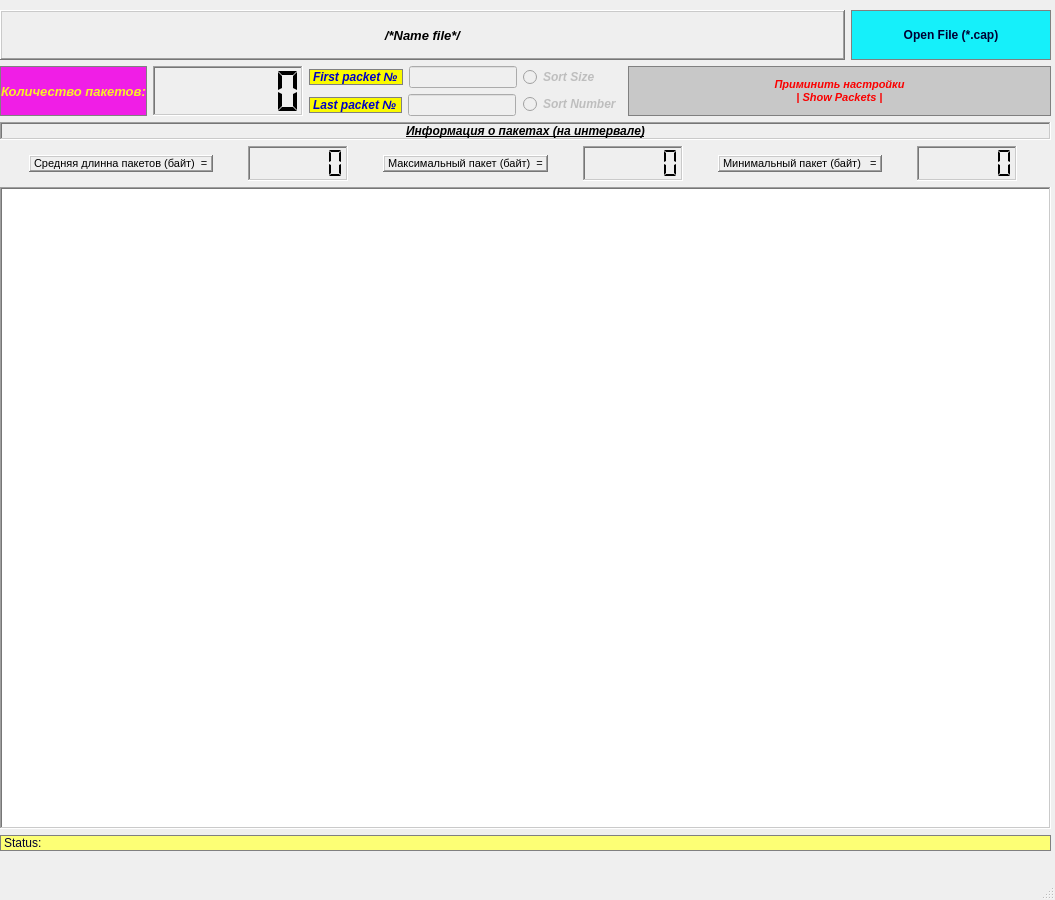
<?xml version="1.0" encoding="UTF-8"?>
<ui version="4.0">
 <class>MainWindow2</class>
 <widget class="QMainWindow" name="MainWindow2">
  <property name="geometry">
   <rect>
    <x>0</x>
    <y>0</y>
    <width>1055</width>
    <height>900</height>
   </rect>
  </property>
  <property name="minimumSize">
   <size>
    <width>1055</width>
    <height>900</height>
   </size>
  </property>
  <property name="maximumSize">
   <size>
    <width>1055</width>
    <height>900</height>
   </size>
  </property>
  <property name="windowTitle">
   <string>Analizator Pcap</string>
  </property>
  <widget class="QWidget" name="centralwidget">
   <widget class="QWidget" name="verticalLayoutWidget_3">
    <property name="geometry">
     <rect>
      <x>0</x>
      <y>10</y>
      <width>1051</width>
      <height>841</height>
     </rect>
    </property>
    <layout class="QVBoxLayout" name="verticalLayout_3">
     <property name="sizeConstraint">
      <enum>QLayout::SetDefaultConstraint</enum>
     </property>
     <item>
      <layout class="QHBoxLayout" name="horizontalLayout">
       <item>
        <widget class="QLabel" name="label">
         <property name="sizePolicy">
          <sizepolicy hsizetype="Preferred" vsizetype="Fixed">
           <horstretch>0</horstretch>
           <verstretch>0</verstretch>
          </sizepolicy>
         </property>
         <property name="minimumSize">
          <size>
           <width>0</width>
           <height>50</height>
          </size>
         </property>
         <property name="font">
          <font>
           <pointsize>10</pointsize>
           <weight>75</weight>
           <italic>true</italic>
           <bold>true</bold>
          </font>
         </property>
         <property name="frameShape">
          <enum>QFrame::WinPanel</enum>
         </property>
         <property name="frameShadow">
          <enum>QFrame::Raised</enum>
         </property>
         <property name="text">
          <string>/*Name file*/</string>
         </property>
         <property name="alignment">
          <set>Qt::AlignCenter</set>
         </property>
        </widget>
       </item>
       <item>
        <widget class="QPushButton" name="pushButton">
         <property name="sizePolicy">
          <sizepolicy hsizetype="Maximum" vsizetype="Preferred">
           <horstretch>0</horstretch>
           <verstretch>0</verstretch>
          </sizepolicy>
         </property>
         <property name="minimumSize">
          <size>
           <width>200</width>
           <height>45</height>
          </size>
         </property>
         <property name="font">
          <font>
           <weight>75</weight>
           <bold>true</bold>
          </font>
         </property>
         <property name="layoutDirection">
          <enum>Qt::LeftToRight</enum>
         </property>
         <property name="styleSheet">
          <string notr="true">QPushButton {
background-color:rgb(21,240,250);
color:rgb(0,0,50);
border:1px solid grey;
}</string>
         </property>
         <property name="text">
          <string>Open File (*.cap)</string>
         </property>
        </widget>
       </item>
      </layout>
     </item>
     <item>
      <layout class="QHBoxLayout" name="horizontalLayout_4">
       <item>
        <widget class="QLabel" name="label_5">
         <property name="sizePolicy">
          <sizepolicy hsizetype="Fixed" vsizetype="Preferred">
           <horstretch>0</horstretch>
           <verstretch>0</verstretch>
          </sizepolicy>
         </property>
         <property name="font">
          <font>
           <pointsize>10</pointsize>
           <weight>75</weight>
           <italic>true</italic>
           <bold>true</bold>
          </font>
         </property>
         <property name="styleSheet">
          <string notr="true">QLabel {
background-color:rgb(240,30,230);
color:rgb(250,240,40);
border:1px solid grey;
}</string>
         </property>
         <property name="frameShape">
          <enum>QFrame::WinPanel</enum>
         </property>
         <property name="frameShadow">
          <enum>QFrame::Raised</enum>
         </property>
         <property name="text">
          <string>Количество пакетов:</string>
         </property>
         <property name="alignment">
          <set>Qt::AlignCenter</set>
         </property>
        </widget>
       </item>
       <item>
        <widget class="QLCDNumber" name="lcdNumber">
         <property name="sizePolicy">
          <sizepolicy hsizetype="Minimum" vsizetype="Minimum">
           <horstretch>0</horstretch>
           <verstretch>0</verstretch>
          </sizepolicy>
         </property>
         <property name="maximumSize">
          <size>
           <width>150</width>
           <height>90</height>
          </size>
         </property>
         <property name="font">
          <font>
           <family>Arial</family>
           <pointsize>10</pointsize>
           <weight>75</weight>
           <italic>true</italic>
           <bold>true</bold>
          </font>
         </property>
         <property name="layoutDirection">
          <enum>Qt::LeftToRight</enum>
         </property>
         <property name="styleSheet">
          <string notr="true"/>
         </property>
         <property name="frameShape">
          <enum>QFrame::WinPanel</enum>
         </property>
         <property name="frameShadow">
          <enum>QFrame::Sunken</enum>
         </property>
         <property name="midLineWidth">
          <number>1</number>
         </property>
         <property name="digitCount">
          <number>6</number>
         </property>
         <property name="segmentStyle">
          <enum>QLCDNumber::Flat</enum>
         </property>
        </widget>
       </item>
       <item>
        <layout class="QVBoxLayout" name="verticalLayout">
         <item>
          <layout class="QHBoxLayout" name="horizontalLayout_2">
           <item>
            <widget class="QLabel" name="label_2">
             <property name="sizePolicy">
              <sizepolicy hsizetype="Fixed" vsizetype="Fixed">
               <horstretch>0</horstretch>
               <verstretch>0</verstretch>
              </sizepolicy>
             </property>
             <property name="font">
              <font>
               <pointsize>9</pointsize>
               <weight>75</weight>
               <italic>true</italic>
               <bold>true</bold>
              </font>
             </property>
             <property name="styleSheet">
              <string notr="true">QLabel {
background-color:rgb(250,250,0);
color:rgb(0,0,200);
border:1px solid grey;
}</string>
             </property>
             <property name="text">
              <string>First packet №</string>
             </property>
            </widget>
           </item>
           <item>
            <widget class="QLineEdit" name="lineEdit">
             <property name="enabled">
              <bool>false</bool>
             </property>
             <property name="sizePolicy">
              <sizepolicy hsizetype="Fixed" vsizetype="Fixed">
               <horstretch>0</horstretch>
               <verstretch>0</verstretch>
              </sizepolicy>
             </property>
             <property name="maxLength">
              <number>100</number>
             </property>
            </widget>
           </item>
          </layout>
         </item>
         <item>
          <layout class="QHBoxLayout" name="horizontalLayout_3">
           <item>
            <widget class="QLabel" name="label_3">
             <property name="sizePolicy">
              <sizepolicy hsizetype="Fixed" vsizetype="Fixed">
               <horstretch>0</horstretch>
               <verstretch>0</verstretch>
              </sizepolicy>
             </property>
             <property name="font">
              <font>
               <pointsize>9</pointsize>
               <weight>75</weight>
               <italic>true</italic>
               <bold>true</bold>
              </font>
             </property>
             <property name="styleSheet">
              <string notr="true">QLabel {
background-color:rgb(250,250,0);
color:rgb(0,0,200);
border:1px solid grey;
}</string>
             </property>
             <property name="text">
              <string>Last packet №</string>
             </property>
            </widget>
           </item>
           <item>
            <widget class="QLineEdit" name="lineEdit_2">
             <property name="enabled">
              <bool>false</bool>
             </property>
             <property name="sizePolicy">
              <sizepolicy hsizetype="Fixed" vsizetype="Fixed">
               <horstretch>0</horstretch>
               <verstretch>0</verstretch>
              </sizepolicy>
             </property>
             <property name="maxLength">
              <number>103</number>
             </property>
            </widget>
           </item>
          </layout>
         </item>
        </layout>
       </item>
       <item>
        <layout class="QVBoxLayout" name="verticalLayout_2">
         <item>
          <widget class="QRadioButton" name="radioButton">
           <property name="enabled">
            <bool>false</bool>
           </property>
           <property name="sizePolicy">
            <sizepolicy hsizetype="Fixed" vsizetype="Fixed">
             <horstretch>0</horstretch>
             <verstretch>0</verstretch>
            </sizepolicy>
           </property>
           <property name="font">
            <font>
             <pointsize>9</pointsize>
             <weight>75</weight>
             <italic>true</italic>
             <bold>true</bold>
            </font>
           </property>
           <property name="text">
            <string>Sort Size</string>
           </property>
          </widget>
         </item>
         <item>
          <widget class="QRadioButton" name="radioButton_2">
           <property name="enabled">
            <bool>false</bool>
           </property>
           <property name="sizePolicy">
            <sizepolicy hsizetype="Fixed" vsizetype="Fixed">
             <horstretch>0</horstretch>
             <verstretch>0</verstretch>
            </sizepolicy>
           </property>
           <property name="font">
            <font>
             <pointsize>9</pointsize>
             <weight>75</weight>
             <italic>true</italic>
             <bold>true</bold>
            </font>
           </property>
           <property name="text">
            <string>Sort Number</string>
           </property>
          </widget>
         </item>
        </layout>
       </item>
       <item>
        <widget class="QPushButton" name="pushButton_2">
         <property name="enabled">
          <bool>false</bool>
         </property>
         <property name="sizePolicy">
          <sizepolicy hsizetype="Minimum" vsizetype="Minimum">
           <horstretch>0</horstretch>
           <verstretch>0</verstretch>
          </sizepolicy>
         </property>
         <property name="font">
          <font>
           <pointsize>8</pointsize>
           <weight>75</weight>
           <italic>true</italic>
           <bold>true</bold>
           <underline>false</underline>
          </font>
         </property>
         <property name="styleSheet">
          <string notr="true">QPushButton {
background-color:rgb(200,200,200);
color:rgb(250,0,0);
border:1px solid grey;
}</string>
         </property>
         <property name="text">
          <string>Приминить настройки
| Show Packets |</string>
         </property>
        </widget>
       </item>
      </layout>
     </item>
     <item>
      <widget class="QLabel" name="label_4">
       <property name="font">
        <font>
         <family>Arial</family>
         <pointsize>9</pointsize>
         <weight>75</weight>
         <italic>true</italic>
         <bold>true</bold>
         <underline>true</underline>
        </font>
       </property>
       <property name="frameShape">
        <enum>QFrame::WinPanel</enum>
       </property>
       <property name="frameShadow">
        <enum>QFrame::Sunken</enum>
       </property>
       <property name="text">
        <string>Информация о пакетах (на интервале)</string>
       </property>
       <property name="alignment">
        <set>Qt::AlignCenter</set>
       </property>
      </widget>
     </item>
     <item>
      <layout class="QHBoxLayout" name="horizontalLayout_6">
       <item>
        <widget class="QLabel" name="label_7">
         <property name="sizePolicy">
          <sizepolicy hsizetype="Fixed" vsizetype="Fixed">
           <horstretch>0</horstretch>
           <verstretch>0</verstretch>
          </sizepolicy>
         </property>
         <property name="font">
          <font>
           <pointsize>8</pointsize>
           <italic>false</italic>
          </font>
         </property>
         <property name="frameShape">
          <enum>QFrame::WinPanel</enum>
         </property>
         <property name="frameShadow">
          <enum>QFrame::Raised</enum>
         </property>
         <property name="text">
          <string>Средняя длинна пакетов (байт)  =</string>
         </property>
        </widget>
       </item>
       <item>
        <widget class="QLCDNumber" name="lcdNumber_2">
         <property name="sizePolicy">
          <sizepolicy hsizetype="Expanding" vsizetype="Fixed">
           <horstretch>0</horstretch>
           <verstretch>0</verstretch>
          </sizepolicy>
         </property>
         <property name="minimumSize">
          <size>
           <width>0</width>
           <height>35</height>
          </size>
         </property>
         <property name="maximumSize">
          <size>
           <width>100</width>
           <height>16777215</height>
          </size>
         </property>
         <property name="baseSize">
          <size>
           <width>20</width>
           <height>20</height>
          </size>
         </property>
         <property name="font">
          <font>
           <family>Arial</family>
           <pointsize>8</pointsize>
           <weight>75</weight>
           <italic>true</italic>
           <bold>true</bold>
          </font>
         </property>
         <property name="layoutDirection">
          <enum>Qt::LeftToRight</enum>
         </property>
         <property name="styleSheet">
          <string notr="true"/>
         </property>
         <property name="frameShape">
          <enum>QFrame::WinPanel</enum>
         </property>
         <property name="frameShadow">
          <enum>QFrame::Sunken</enum>
         </property>
         <property name="midLineWidth">
          <number>1</number>
         </property>
         <property name="smallDecimalPoint">
          <bool>false</bool>
         </property>
         <property name="digitCount">
          <number>6</number>
         </property>
         <property name="segmentStyle">
          <enum>QLCDNumber::Flat</enum>
         </property>
        </widget>
       </item>
       <item>
        <widget class="QLabel" name="label_8">
         <property name="sizePolicy">
          <sizepolicy hsizetype="Fixed" vsizetype="Fixed">
           <horstretch>0</horstretch>
           <verstretch>0</verstretch>
          </sizepolicy>
         </property>
         <property name="font">
          <font>
           <pointsize>8</pointsize>
           <italic>false</italic>
          </font>
         </property>
         <property name="frameShape">
          <enum>QFrame::WinPanel</enum>
         </property>
         <property name="frameShadow">
          <enum>QFrame::Raised</enum>
         </property>
         <property name="text">
          <string>Максимальный пакет (байт)  =</string>
         </property>
        </widget>
       </item>
       <item>
        <widget class="QLCDNumber" name="lcdNumber_3">
         <property name="sizePolicy">
          <sizepolicy hsizetype="Maximum" vsizetype="Preferred">
           <horstretch>0</horstretch>
           <verstretch>0</verstretch>
          </sizepolicy>
         </property>
         <property name="minimumSize">
          <size>
           <width>0</width>
           <height>35</height>
          </size>
         </property>
         <property name="maximumSize">
          <size>
           <width>100</width>
           <height>16777215</height>
          </size>
         </property>
         <property name="font">
          <font>
           <family>Arial</family>
           <pointsize>10</pointsize>
           <weight>75</weight>
           <italic>true</italic>
           <bold>true</bold>
          </font>
         </property>
         <property name="layoutDirection">
          <enum>Qt::LeftToRight</enum>
         </property>
         <property name="frameShape">
          <enum>QFrame::WinPanel</enum>
         </property>
         <property name="frameShadow">
          <enum>QFrame::Sunken</enum>
         </property>
         <property name="midLineWidth">
          <number>1</number>
         </property>
         <property name="digitCount">
          <number>6</number>
         </property>
         <property name="segmentStyle">
          <enum>QLCDNumber::Flat</enum>
         </property>
        </widget>
       </item>
       <item>
        <widget class="QLabel" name="label_9">
         <property name="sizePolicy">
          <sizepolicy hsizetype="Fixed" vsizetype="Fixed">
           <horstretch>0</horstretch>
           <verstretch>0</verstretch>
          </sizepolicy>
         </property>
         <property name="font">
          <font>
           <pointsize>8</pointsize>
           <weight>50</weight>
           <italic>false</italic>
           <bold>false</bold>
          </font>
         </property>
         <property name="frameShape">
          <enum>QFrame::WinPanel</enum>
         </property>
         <property name="frameShadow">
          <enum>QFrame::Raised</enum>
         </property>
         <property name="text">
          <string>Минимальный пакет (байт)   =</string>
         </property>
        </widget>
       </item>
       <item>
        <widget class="QLCDNumber" name="lcdNumber_4">
         <property name="sizePolicy">
          <sizepolicy hsizetype="Maximum" vsizetype="Maximum">
           <horstretch>0</horstretch>
           <verstretch>0</verstretch>
          </sizepolicy>
         </property>
         <property name="minimumSize">
          <size>
           <width>0</width>
           <height>35</height>
          </size>
         </property>
         <property name="maximumSize">
          <size>
           <width>100</width>
           <height>16777215</height>
          </size>
         </property>
         <property name="font">
          <font>
           <family>Arial</family>
           <pointsize>10</pointsize>
           <weight>75</weight>
           <italic>true</italic>
           <bold>true</bold>
          </font>
         </property>
         <property name="layoutDirection">
          <enum>Qt::LeftToRight</enum>
         </property>
         <property name="frameShape">
          <enum>QFrame::WinPanel</enum>
         </property>
         <property name="frameShadow">
          <enum>QFrame::Sunken</enum>
         </property>
         <property name="midLineWidth">
          <number>1</number>
         </property>
         <property name="digitCount">
          <number>6</number>
         </property>
         <property name="segmentStyle">
          <enum>QLCDNumber::Flat</enum>
         </property>
        </widget>
       </item>
      </layout>
     </item>
     <item>
      <widget class="QTextEdit" name="textEdit">
       <property name="enabled">
        <bool>true</bool>
       </property>
       <property name="font">
        <font>
         <pointsize>9</pointsize>
         <italic>false</italic>
        </font>
       </property>
       <property name="frameShape">
        <enum>QFrame::WinPanel</enum>
       </property>
       <property name="frameShadow">
        <enum>QFrame::Sunken</enum>
       </property>
      </widget>
     </item>
     <item>
      <widget class="QLabel" name="label_6">
       <property name="styleSheet">
        <string notr="true">QLabel {
background-color:rgb(253, 255, 117);
color:rgb(0,0,50);
border:1px solid grey;
}</string>
       </property>
       <property name="text">
        <string>Status:</string>
       </property>
      </widget>
     </item>
    </layout>
   </widget>
  </widget>
  <widget class="QMenuBar" name="menubar">
   <property name="geometry">
    <rect>
     <x>0</x>
     <y>0</y>
     <width>1055</width>
     <height>26</height>
    </rect>
   </property>
  </widget>
  <widget class="QStatusBar" name="statusbar"/>
  <action name="actionOpen_Pcap_file">
   <property name="text">
    <string>Open Pcap file</string>
   </property>
  </action>
 </widget>
 <resources/>
 <connections/>
</ui>
